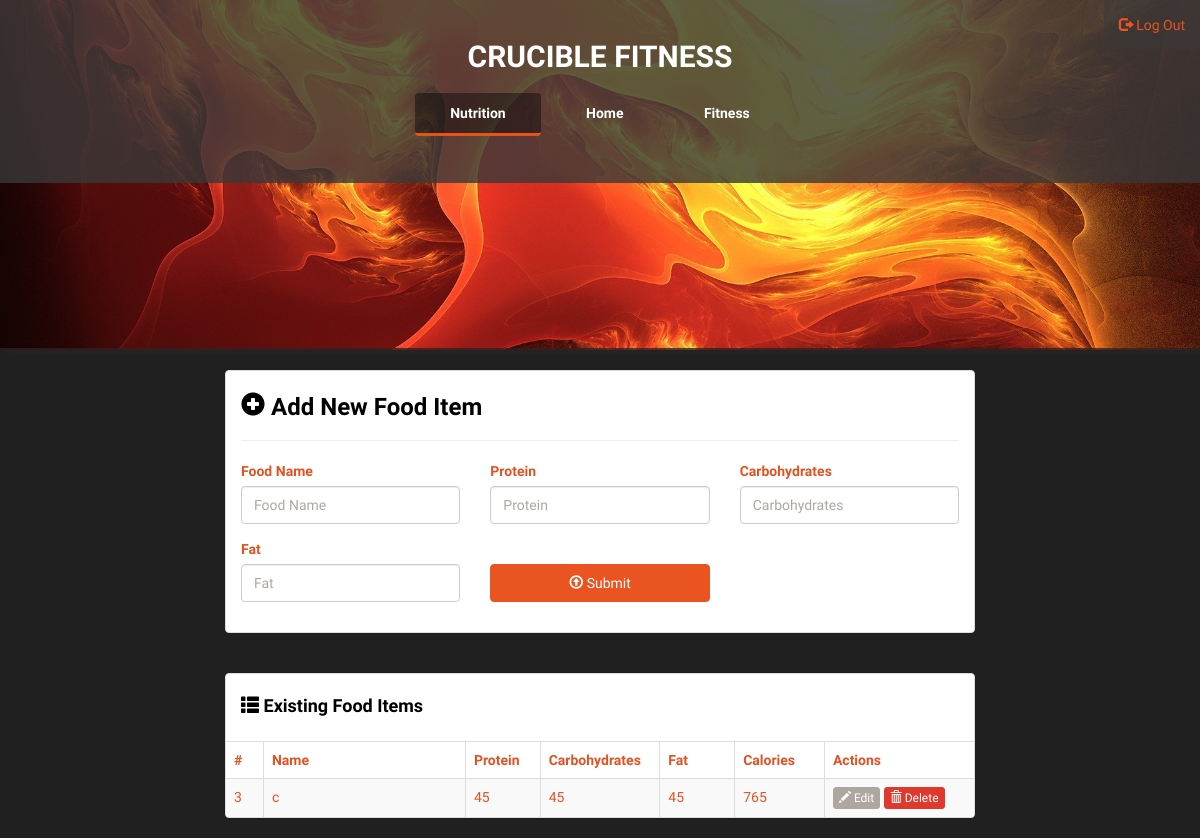
The app's page /food_items_overview (signed in), older data.
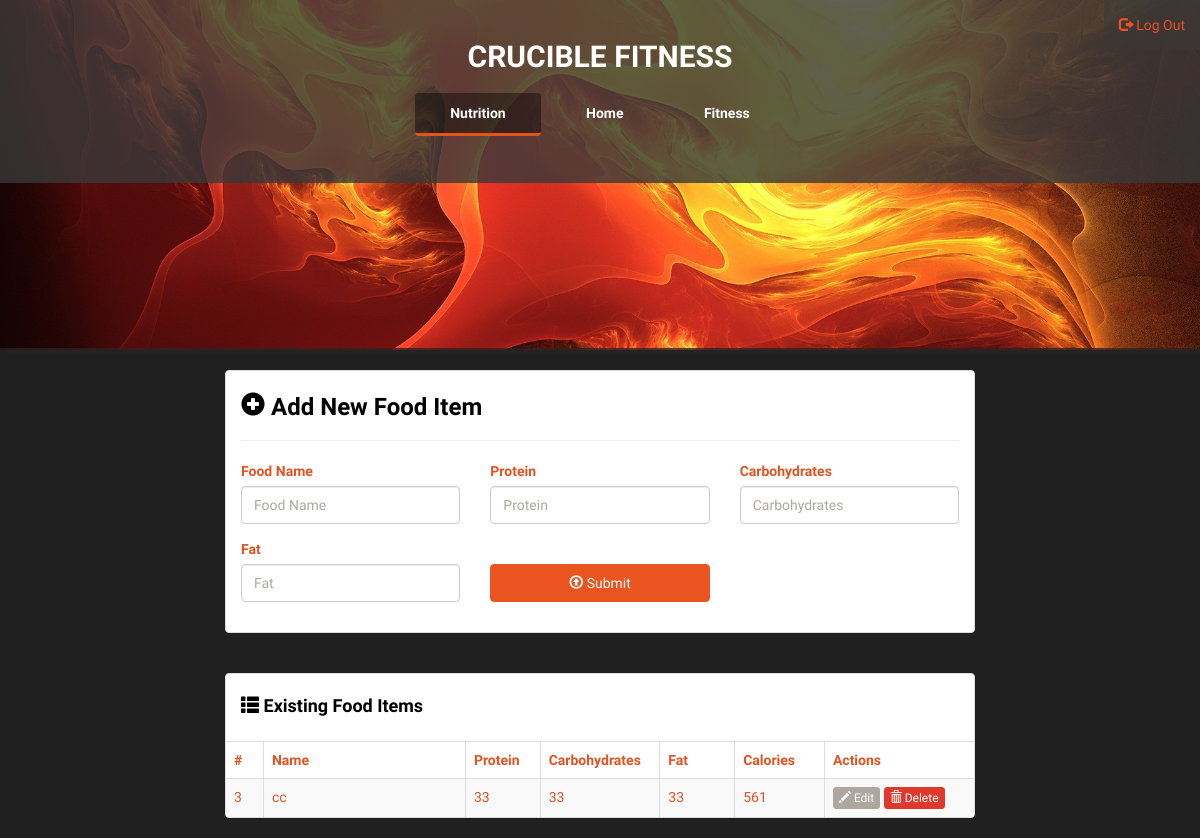
The same page, newer data.
### cruciblefit/models.py (models this page shows)
class Food(db.Model):
    id = db.Column(db.Integer, primary_key=True)
    user_id = db.Column(db.Integer, db.ForeignKey('user.id'))
    meals_link = db.relationship('MealFood', back_populates='food', lazy='dynamic')
    name = db.Column(db.String(50), unique=False, nullable=False, default='food item')
    protein = db.Column(db.Integer, nullable=False, default=0)
    carbs = db.Column(db.Integer, nullable=False, default=0)
    fats = db.Column(db.Integer, nullable=False, default=0)
    @property
    def calories(self):
        protein_calc = self.protein * 4
        carbs_calc = self.carbs * 4
        fats_calc = self.fats * 9
        total_calories = protein_calc + carbs_calc + fats_calc
        return total_calories

### cruciblefit/start/routes.py (the view)
@start.route("/food_items_overview")
@login_required
def food_items_overview():
    foods = Food.query.filter((Food.user_id == current_user.id) | (Food.user_id == None)).all()
    return render_template("add_food.html", user=current_user, foods=foods, food=None)

### cruciblefit/__init__.py (called while the page is built)
def create_app():
    app = Flask(__name__)
    app.config['SECRET_KEY'] = 'supersecretkey'
    app.config['SQLALCHEMY_DATABASE_URI'] = 'sqlite:///crucible_data.db'
    db.init_app(app)
    app.register_blueprint(start)
    app.register_blueprint(auth)
    from . import models    #do not delete or move this, it is needed for the database to load properly
    with app.app_context():
        db.create_all()
    login_manager = LoginManager()
    login_manager.login_view = 'auth.login'
    login_manager.init_app(app)
    @login_manager.user_loader
    def load_user(id):
        return models.User.query.get(int(id))
    return app

### cruciblefit/templates/add_food.html (shortened to what this page needs)
{% extends "app_base.html" %}
{% block tabs %}
    <li role="presentation" class="active">
        <a href="{{ url_for('start.food_items_overview') }}" title="Add Food Item">Nutrition</a>
    </li>
    <li role="presentation">
        <a href="{{ url_for('start.home') }}" title="Home">Home</a>
    </li>
    <li role="presentation">
        <a href="{{ url_for('start.fitness_view') }}" title="View Workouts">Fitness</a>
    </li>
{% endblock %}
{% block content %}
    <div class="row t20">
        <div class="col-lg-8 col-lg-offset-2">
            <div class="panel panel-default">
                <div class="panel-body">
                    <h3 class="lean-h text-black">
                        <i class="glyphicon glyphicon-plus-sign"></i> Add New Food Item
                    </h3>
                    <hr/>
                    <form action="{{ url_for('start.food_items_overview') }}" method="POST" role="form">
                        <div class="row">
                            <div class="col-lg-4">
                                <div class="form-group">
                                    <label for="food-name">Food Name</label>
                                    <input type="text" class="form-control" id="food-name" name="food-name" required
                                           placeholder="Food Name" value="{{ food.name }}" autofocus>
                                </div>
                            </div>
                            <div class="col-lg-4">
                                <div class="form-group">
                                    <label for="protein">Protein</label>
                                    <input type="number" class="form-control" id="protein" name="protein" required
                                           placeholder="Protein" value="{{ food.protein }}">
                                </div>
                            </div>
                            <div class="col-lg-4">
                                <div class="form-group">
                                    <label for="carbohydrates">Carbohydrates</label>
                                    <input type="number" class="form-control" id="carbohydrates" name="carbohydrates" required
                                           placeholder="Carbohydrates" value="{{ food.carbs }}">
                                </div>
                            </div>
                        </div>
                        <div class="row">
                            <div class="col-lg-4">
                                <div class="form-group">
                                    <label for="fat">Fat</label>
                                    <input type="number" class="form-control" id="fat" name="fat" placeholder="Fat" required
                                           value="{{ food.carbs }}">
                                </div>
                            </div>
                            <div class="col-lg-4">
                                <div class="form-group">
                                    <button type="submit" class="btn btn-primary btn-block">
                                        <i class="glyphicon glyphicon-upload"></i> Submit
                                    </button>
                                </div>
                            </div>
                        </div>
                    </form>
                </div>
            </div>
        </div>
    </div>
    <div class="row t20">
        <div class="col-lg-8 col-lg-offset-2">
            <div class="panel panel-default">
                <div class="panel-body">
                    <h4 class="lean-h text-black">
                        <i class="glyphicon glyphicon-th-list"></i> Existing Food Items
                    </h4>
                </div>
                <div class="table-responsive">
                    <table class="table table-striped table-hover table-bordered">
                        <thead>
                        <tr>
                            <th style="width: 5%;">#</th>
                            <th>Name</th>
                            <th style="width: 10%;">Protein</th>
                            <th style="width: 16%;">Carbohydrates</th>
                            <th style="width: 10%;">Fat</th>
                            <th style="width: 12%;">Calories</th>
                            <th style="width: 20%;">Actions</th>
                        </tr>
                        </thead>
                        <tbody>
                        {% for food in foods %}
                            <tr>
                                <td>{{ food.id }}</td>
                                <td>{{ food.name }}</td>
                                <td>{{ food.protein }}</td>
                                <td>{{ food.carbs }}</td>
                                <td>{{ food.fats }}
                                <td>{{ food.calories }}</td>
                                <td>
                                    <a href="{{ url_for('start.edit_food_item', food_id=food.id) }}"
                                       class="btn btn-default btn-xs">
                                        <i class="glyphicon glyphicon-pencil"></i> Edit
                                    </a>
                                    <a href="{{ url_for('start.delete_food', food_id=food.id) }}"
                                       class="btn btn-danger btn-xs">
                                        <i class="glyphicon glyphicon-trash"></i> Delete
                                    </a>
                                </td>
                            </tr>
                        {% endfor %}
                        </tbody>
                    </table>
                </div>
            </div>
        </div>
    </div>
{% endblock %}

### cruciblefit/templates/app_base.html (shortened to what this page needs)
<!DOCTYPE html>
<html lang="en">
<head>
    <link rel="stylesheet" href="{{ url_for('static', filename = 'bs/css/united.min.css') }}"/>
    <link rel="stylesheet" href="{{ url_for('static', filename = 'styles.css') }}"/>
</head>
<body>
<nav class="navbar navbar-fixed-top">
    <div class="container-fluid">
        <ul class="nav navbar-nav navbar-right" style="background-color: rgba(57, 57, 57, 0.5);">
            {% if user.is_authenticated %}
                <li><a href="{{ url_for('auth.logout') }}"><span class="glyphicon glyphicon-log-out"></span> Log Out</a>
                </li>
            {% endif %}
        </ul>
    </div>
</nav>
<div class="container-fluid" id="wrapper">
    <div class="row" id="homeJumbo">
        <div class="overlay"></div>
        <div class="col-lg-12">
            <h1>
                <a href="{{ url_for('start.home') }}">CRUCIBLE FITNESS</a>
            </h1>
            <div class="row t20">
                <div class="col-lg-4 col-lg-offset-4">
                    <ul class="nav nav-pills nav-justified">
                        {% block tabs %}{% endblock %}
                    </ul>
                </div>
            </div>
        </div>
    </div>
    <div class="container">{% block content %} {% endblock %}</div>
</div>
</body>
</html>

### cruciblefit/static/styles.css (style rules this page uses)
body { background: rgb(32, 32, 32); font-family: 'Ubuntu', sans-serif; color: #e15322 }
#homeJumbo { position: relative; min-height: 350px; background: rgb(57, 57, 57); background-image: url('./img/325232-abstract-fire.jpg'); background-size: cover; background-position: center; background-repeat: no-repeat; border-bottom: 2px solid rgba(44, 34, 34, 0.8); box-shadow: 7px 1px 2px 2px rgba(44, 34, 34, 0.8); }
#homeJumbo > div.overlay { position: absolute; height: 183px; width: 100%; background: rgba(57, 57, 57, 0.8); }
#homeJumbo h1 { font-size: 30px; color: white; font-family: 'Oswald', sans-serif; text-align: center; padding-top: 20px; font-weight: bolder; }
#homeJumbo h1 > a { color: white; text-decoration: none; }
.t20 { margin-top: 20px; }
.nav-pills > li.active > a, .nav-pills > li.active > a:hover, .nav-pills > li.active > a:focus { color: white; border-bottom: 3px solid #e45416; font-weight: bolder; background: rgba(0, 0, 0, .4); }
.nav-justified > li > a { color: white; font-weight: bolder; }
.nav-pills > li + li { padding-left: 10px; }
.lean-h { margin-top: 5px; margin-bottom: 10px; font-weight: bolder; }
.text-black { color: black !important; }

Row changes from the older to the newer data that the page shows:
changed Food id 3: name "c" → "cc"; protein "45" → "33"; carbs "45" → "33"; fats "45" → "33"; calories "765" → "561"
